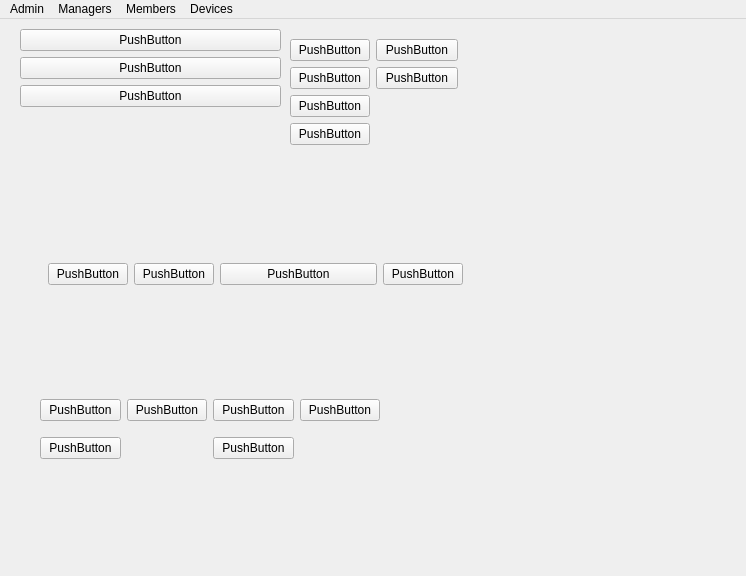
<?xml version="1.0" encoding="UTF-8"?>
<ui version="4.0">
 <class>MainWindow</class>
 <widget class="QMainWindow" name="MainWindow">
  <property name="geometry">
   <rect>
    <x>0</x>
    <y>0</y>
    <width>746</width>
    <height>576</height>
   </rect>
  </property>
  <property name="windowTitle">
   <string>MainWindow</string>
  </property>
  <widget class="QWidget" name="centralwidget">
   <widget class="QWidget" name="verticalLayoutWidget">
    <property name="geometry">
     <rect>
      <x>20</x>
      <y>10</y>
      <width>261</width>
      <height>161</height>
     </rect>
    </property>
    <layout class="QVBoxLayout" name="verticalLayout">
     <item>
      <widget class="QPushButton" name="pushButton">
       <property name="text">
        <string>PushButton</string>
       </property>
      </widget>
     </item>
     <item>
      <widget class="QPushButton" name="pushButton_3">
       <property name="text">
        <string>PushButton</string>
       </property>
      </widget>
     </item>
     <item>
      <widget class="QPushButton" name="pushButton_2">
       <property name="text">
        <string>PushButton</string>
       </property>
      </widget>
     </item>
     <item>
      <spacer name="verticalSpacer">
       <property name="orientation">
        <enum>Qt::Vertical</enum>
       </property>
       <property name="sizeHint" stdset="0">
        <size>
         <width>20</width>
         <height>40</height>
        </size>
       </property>
      </spacer>
     </item>
    </layout>
   </widget>
   <widget class="QWidget" name="horizontalLayoutWidget">
    <property name="geometry">
     <rect>
      <x>30</x>
      <y>210</y>
      <width>491</width>
      <height>91</height>
     </rect>
    </property>
    <layout class="QHBoxLayout" name="horizontalLayout" stretch="0,0,2,0,0">
     <property name="leftMargin">
      <number>18</number>
     </property>
     <property name="topMargin">
      <number>12</number>
     </property>
     <property name="rightMargin">
      <number>18</number>
     </property>
     <property name="bottomMargin">
      <number>12</number>
     </property>
     <item>
      <widget class="QPushButton" name="pushButton_19">
       <property name="text">
        <string>PushButton</string>
       </property>
      </widget>
     </item>
     <item>
      <widget class="QPushButton" name="pushButton_4">
       <property name="text">
        <string>PushButton</string>
       </property>
      </widget>
     </item>
     <item>
      <widget class="QPushButton" name="pushButton_5">
       <property name="text">
        <string>PushButton</string>
       </property>
      </widget>
     </item>
     <item>
      <widget class="QPushButton" name="pushButton_6">
       <property name="text">
        <string>PushButton</string>
       </property>
      </widget>
     </item>
     <item>
      <spacer name="horizontalSpacer">
       <property name="orientation">
        <enum>Qt::Horizontal</enum>
       </property>
       <property name="sizeHint" stdset="0">
        <size>
         <width>40</width>
         <height>20</height>
        </size>
       </property>
      </spacer>
     </item>
    </layout>
   </widget>
   <widget class="QWidget" name="gridLayoutWidget">
    <property name="geometry">
     <rect>
      <x>40</x>
      <y>370</y>
      <width>340</width>
      <height>81</height>
     </rect>
    </property>
    <layout class="QGridLayout" name="gridLayout">
     <item row="0" column="0">
      <widget class="QPushButton" name="pushButton_7">
       <property name="text">
        <string>PushButton</string>
       </property>
      </widget>
     </item>
     <item row="1" column="0">
      <widget class="QPushButton" name="pushButton_8">
       <property name="text">
        <string>PushButton</string>
       </property>
      </widget>
     </item>
     <item row="0" column="1">
      <widget class="QPushButton" name="pushButton_9">
       <property name="text">
        <string>PushButton</string>
       </property>
      </widget>
     </item>
     <item row="0" column="2">
      <widget class="QPushButton" name="pushButton_16">
       <property name="text">
        <string>PushButton</string>
       </property>
      </widget>
     </item>
     <item row="0" column="3">
      <widget class="QPushButton" name="pushButton_17">
       <property name="text">
        <string>PushButton</string>
       </property>
      </widget>
     </item>
     <item row="1" column="2">
      <widget class="QPushButton" name="pushButton_18">
       <property name="text">
        <string>PushButton</string>
       </property>
      </widget>
     </item>
    </layout>
   </widget>
   <widget class="QWidget" name="formLayoutWidget">
    <property name="geometry">
     <rect>
      <x>290</x>
      <y>20</y>
      <width>168</width>
      <height>116</height>
     </rect>
    </property>
    <layout class="QFormLayout" name="formLayout">
     <item row="0" column="0">
      <widget class="QPushButton" name="pushButton_10">
       <property name="text">
        <string>PushButton</string>
       </property>
      </widget>
     </item>
     <item row="0" column="1">
      <widget class="QPushButton" name="pushButton_11">
       <property name="text">
        <string>PushButton</string>
       </property>
      </widget>
     </item>
     <item row="1" column="0">
      <widget class="QPushButton" name="pushButton_12">
       <property name="text">
        <string>PushButton</string>
       </property>
      </widget>
     </item>
     <item row="1" column="1">
      <widget class="QPushButton" name="pushButton_13">
       <property name="text">
        <string>PushButton</string>
       </property>
      </widget>
     </item>
     <item row="2" column="0">
      <widget class="QPushButton" name="pushButton_14">
       <property name="text">
        <string>PushButton</string>
       </property>
      </widget>
     </item>
     <item row="3" column="0">
      <widget class="QPushButton" name="pushButton_15">
       <property name="text">
        <string>PushButton</string>
       </property>
      </widget>
     </item>
    </layout>
   </widget>
  </widget>
  <widget class="QMenuBar" name="menubar">
   <property name="geometry">
    <rect>
     <x>0</x>
     <y>0</y>
     <width>746</width>
     <height>21</height>
    </rect>
   </property>
   <widget class="QMenu" name="menuFile">
    <property name="title">
     <string>Admin</string>
    </property>
   </widget>
   <widget class="QMenu" name="menuManagers">
    <property name="title">
     <string>Managers</string>
    </property>
    <addaction name="actionDepartment_Manager"/>
    <addaction name="actionClass_Manager"/>
    <addaction name="actionDivision_Manager"/>
   </widget>
   <widget class="QMenu" name="menuMembers">
    <property name="title">
     <string>Members</string>
    </property>
   </widget>
   <widget class="QMenu" name="menuDevices">
    <property name="title">
     <string>Devices</string>
    </property>
   </widget>
   <addaction name="menuFile"/>
   <addaction name="menuManagers"/>
   <addaction name="menuMembers"/>
   <addaction name="menuDevices"/>
  </widget>
  <action name="actionDepartment_Manager">
   <property name="text">
    <string>Department Manager</string>
   </property>
  </action>
  <action name="actionClass_Manager">
   <property name="text">
    <string>Class Manager</string>
   </property>
  </action>
  <action name="actionDivision_Manager">
   <property name="text">
    <string>Division Manager</string>
   </property>
  </action>
 </widget>
 <resources/>
 <connections/>
</ui>
